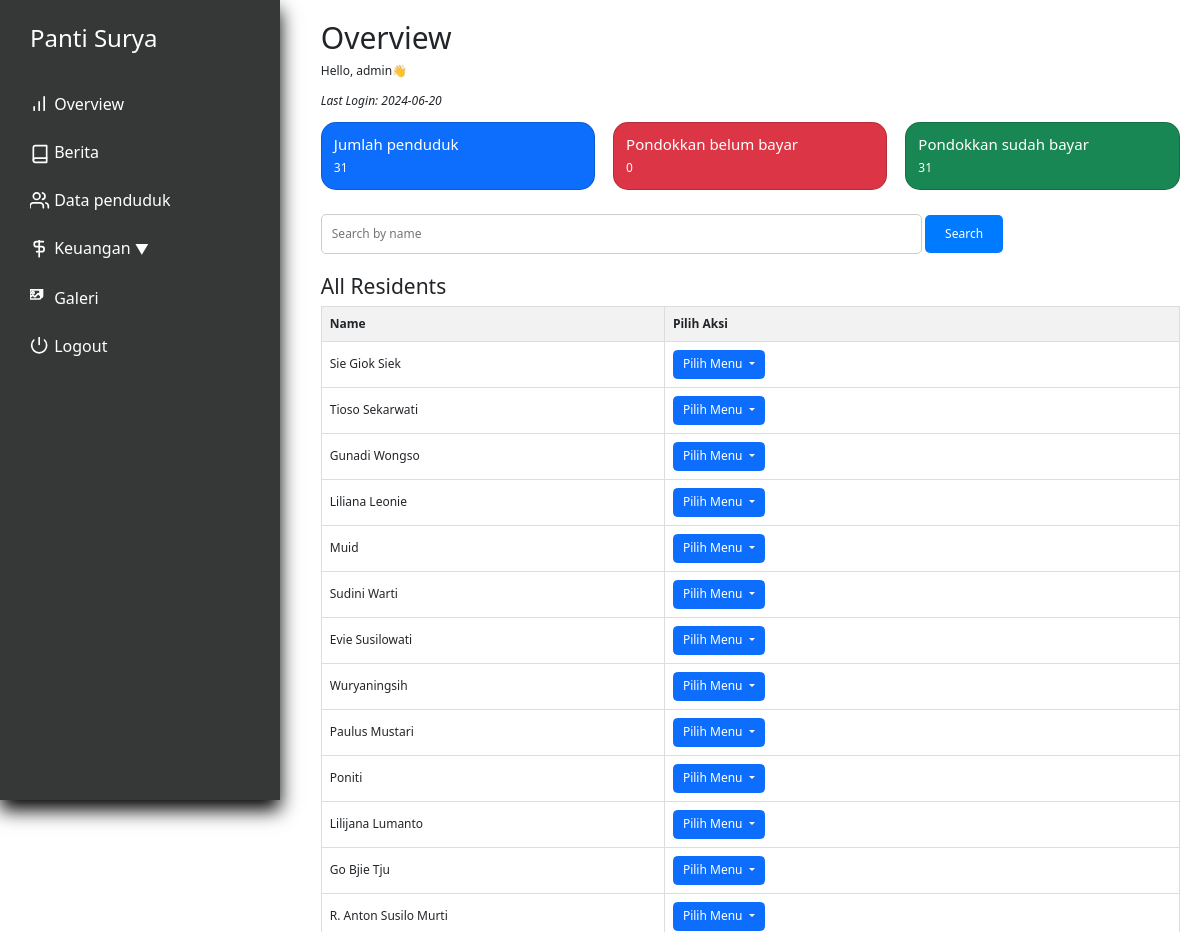
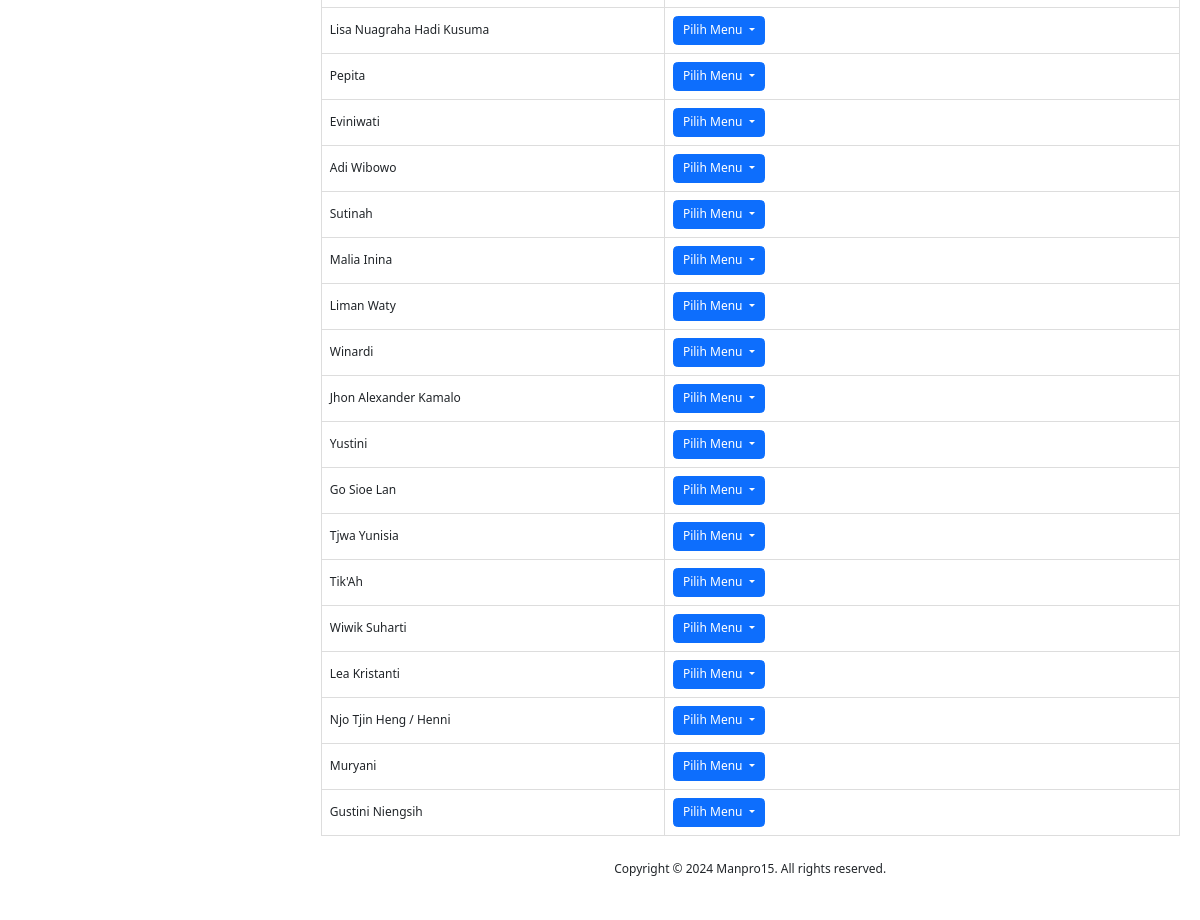
/index.php (signed in), run on the app's committed database (2 pictures, top to bottom).
### tables this page shows
CREATE TABLE `penduduk` (
  `id` int(11) NOT NULL,
  `nama` varchar(250) NOT NULL,
  `alamat` varchar(100) NOT NULL,
  `tanggal_masuk` date DEFAULT NULL,
  `keuangan_pondokkan` int(11) NOT NULL,
  `keuangan_tabungan` int(11) NOT NULL,
  `keuangan_obat` int(11) NOT NULL,
  `keuangan_total` int(11) NOT NULL,
  `profile_picture` varchar(100) NOT NULL,
  `KTP` varchar(100) DEFAULT NULL,
  `KK` varchar(100) DEFAULT NULL,
  `BPJS` varchar(100) DEFAULT NULL,
  `deposit` int(11) DEFAULT NULL,
  `status` tinyint(1) NOT NULL DEFAULT 0,
  `tempat_lahir` varchar(100) NOT NULL DEFAULT '',
  `agama` varchar(15) NOT NULL DEFAULT ' ',
  `tanggal_lahir` date DEFAULT NULL,
  `nomor_induk` int(11) NOT NULL DEFAULT 0,
  `kwitansi_path` varchar(300) DEFAULT NULL,
  `bukti_path` varchar(300) DEFAULT NULL
);

### utils.php (called while the page is built, shortened)
<?php
class myDB
{
    private $host = "localhost";
    private $username = "root";
    private $password = "";
    private $database = "pantisurya";
    private $db;
    function __construct()
    {
        if ($this->db == null) {
            try {
                $this->db = new PDO("mysql:host=$this->host;dbname=$this->database", $this->username, $this->password);
                $this->db->setAttribute(PDO::ATTR_ERRMODE, PDO::ERRMODE_EXCEPTION);
            } catch (PDOException $e) {
                echo "Connection failed: " . $e->getMessage();
            }
        }
    }
    public function prepare($query)
    {
        return $this->db->prepare($query);
    }
    function getCountPenduduk(){
        $query = "SELECT COUNT(*) AS total_residents FROM penduduk WHERE status=0";
        $res = $this->db->prepare($query);
        $res->execute();
        $total_residents = $res->fetch(PDO::FETCH_ASSOC)['total_residents'];
        return $total_residents;
    }
    function getCountUnpaidPondokan(){
        $query = "SELECT penduduk_id, SUM(tagihan) AS unpaid FROM data_pondokkan WHERE status=0 GROUP BY penduduk_id";
        $stmt = $this->db->prepare($query);
        $stmt->execute();
        return count($stmt->fetchAll(PDO::FETCH_ASSOC));
    }
}

### index.php (the view, shortened to what this page needs)
<?php
require "utils.php";
$db = new myDB();
$total_residents = $db->getCountPenduduk();
$total_unpaid = $db->getCountUnpaidPondokan();
$stmt_all_residents = $db->prepare("SELECT * FROM penduduk");
$stmt_all_residents->execute();
$residents = $stmt_all_residents->fetchAll(PDO::FETCH_ASSOC);
?>
<!DOCTYPE html>
<html lang="en">
<head>
    <?php include "layout/stylejquerynbs5.php" ?>
    <link rel="stylesheet" href="layout/indexstyle.css">
</head>
<body>
    <div class="app">
        <div class="dashboard">
            <?php include 'nav.php'?>
            <div class="main">
                <div class="pad">
                    <h1>Overview</h1>
                    <p>Hello, <?php echo isset($_SESSION["username"]) ? $_SESSION["username"] : 'N/A'; ?>👋</p>
                    <p style="font-style: italic;">Last Login: <?php echo isset($_SESSION["last_access"]) ? $_SESSION["last_access"] : 'N/A'; ?></p>
                    <div class="overview-info row justify-content-between">
                        <div class="col">
                            <div class="card text-bg-primary">
                                <div class="row g-0">
                                    <div class="col">
                                        <div class="card-body">
                                            <h5 class="card-title">Jumlah penduduk</h5>
                                            <p class="card-text"><?php echo $total_residents ?></p>
                                        </div>
                                    </div>
                                </div>
                            </div>
                        </div>
                        <div class="col">
                            <div class="card text-bg-danger">
                                <div class="row g-0">
                                    <div class="col">
                                        <div class="card-body">
                                            <h5 class="card-title">Pondokkan belum bayar</h5>
                                            <p class="card-text"><?php echo $total_unpaid ?></p>
                                        </div>
                                    </div>
                                </div>
                            </div>
                        </div>
                        <div class="col">
                            <div class="card text-bg-success">
                                <div class="row g-0">
                                    <div class="col">
                                        <div class="card-body">
                                            <h5 class="card-title">Pondokkan sudah bayar</h5>
                                            <p class="card-text"><?php echo (int)$total_residents-$total_unpaid ?></p>
                                        </div>
                                    </div>
                                </div>
                            </div>
                        </div>
                    </div>
                    <div class="search-bar">
                        <form method="POST">
                            <input type="text" name="search" placeholder="Search by name" class="search-input">
                            <button type="submit" class="search-button">Search</button>
                        </form>
                    </div>
                    <div class="residents-table">
                        <h3>All Residents</h3>
                        <table class="resident-table">
                            <thead>
                                <tr>
                                    <th scope="col">Name</th>
                                    <th scope="col" colspan="2" style="width: 60%;">Pilih Aksi </th>
                                </tr>
                            </thead>
                            <tbody>
                                <?php
                                foreach($residents as $resident){
                                    echo
                                    '
                                    <tr>
                                    <td>'. $resident["nama"] .'</td>
                                    <td>
                                        <div class="dropdown">
                                        <button class="btn btn-primary dropdown-toggle" type="button" data-bs-toggle="dropdown" aria-expanded="false">
                                            Pilih Menu
                                        </button>
                                        <ul class="dropdown-menu">
                                            <li><a class="dropdown-item" href="laporanobat.php?id='.$resident["id"].'">Lihat pengobatan</a></li>
                                            <li><a class="dropdown-item" href="laporanTabungan.php?id='.$resident["id"].'">Lihat tabungan</a></li>
                                            <li><a class="dropdown-item" href="laporanPondokkan.php?id='.$resident["id"].'">Lihat pondokkan</a></li>
                                        </ul>
                                        </div>
                                    </td>
                                    </tr>
                                    ';
                                }
                                ?>
                            </tbody>
                        </table>
                    </div>
                    <?php include 'footer.php'?>
                </div>
            </div>
        </div>
    </div>
</body>
</html>

### layout/indexstyle.css (style rules this page uses)
:root { --side-nav-width: 280px; --bs-border-color: #8a8e91; font-family: 'Roboto', sans-serif; }
* { box-sizing: border-box; margin: 0; padding: 0; }
.pad { padding: 1.7rem; }
.dashboard { display: flex; flex-direction: row; gap: 1.7rem; }
.main { flex: 1; min-height: 100vh; }
@media (max-width: 1366px) { html { font-size: 75%; } }

### index.php (style rules this page uses)
.search-bar { margin-bottom: 20px; }
.search-input { width: 70%; padding: 10px; border-radius: 5px; border: 1px solid #ccc; }
.search-button { padding: 10px 20px; border-radius: 5px; background-color: #007bff; color: #fff; border: none; cursor: pointer; }
.resident-table { width: 100%; border-collapse: collapse; }
.resident-table th, .resident-table td { border: 1px solid #ddd; padding: 8px; text-align: left; }
.resident-table th { background-color: #f2f2f2; }
.overview-info { margin-bottom: 2rem; }
.card { border-radius: 15px; }

### data on the page
penduduk: nama "Sie Giok Siek"
penduduk: nama "Tioso Sekarwati"
penduduk: nama "Gunadi Wongso"
penduduk: nama "Liliana Leonie"
penduduk: nama "Muid"
penduduk: nama "Sudini Warti"
penduduk: nama "Evie Susilowati"
penduduk: nama "Wuryaningsih"
penduduk: nama "Paulus Mustari"
penduduk: nama "Poniti"
penduduk: nama "Lilijana Lumanto"
penduduk: nama "Go Bjie Tju"
penduduk: nama "R. Anton Susilo Murti"
penduduk: nama "Lisa Nuagraha Hadi Kusuma"
penduduk: nama "Pepita"
penduduk: nama "Eviniwati"
penduduk: nama "Adi Wibowo"
penduduk: nama "Sutinah"
penduduk: nama "Malia Inina"
penduduk: nama "Liman Waty"
penduduk: nama "Winardi"
penduduk: nama "Jhon Alexander Kamalo"
penduduk: nama "Yustini"
penduduk: nama "Go Sioe Lan"
penduduk: nama "Tjwa Yunisia"
penduduk: nama "Tik'Ah"
penduduk: nama "Wiwik Suharti"
penduduk: nama "Lea Kristanti"
penduduk: nama "Njo Tjin Heng / Henni"
penduduk: nama "Muryani"
penduduk: nama "Gustini Niengsih"

### other printed values
$_SESSION["username"] "admin"
$_SESSION["last_access"] "2024-06-20"
$total_residents "31"
$total_unpaid "0"
